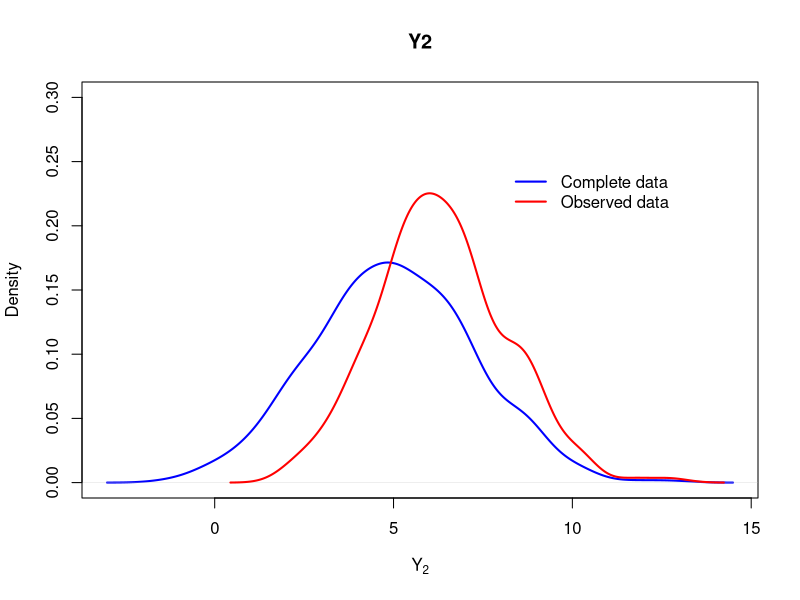
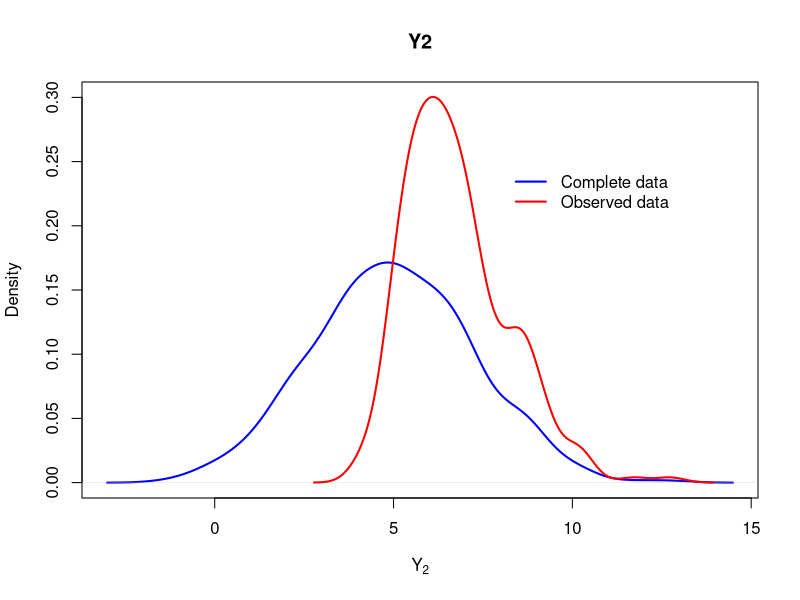

Write R code to recreate these figures, in order.
## ---- chunk 1

set.seed(1)

#First define the variables, where rnorm(n) draws n random variables under a normal distribution, with default mean = 0 and sd = 1

n = 500

Z1 = rnorm(n)
Z2 = rnorm(n)
Z3 = rnorm(n)

Y1 = 1 + Z1
Y2 = 5 + (2 * Z1) + Z2


a = 2
b = 0

missing = a * (Y1 - 1) + b  * (Y2 - 5) + Z3 <0

#ind_missing creates an index of TRUE or FALSE values depending on wether or not a value in the set missing is < Z1

ind_missing = which(missing == TRUE)

#Then y2_obs and y_mis uses the index to decide which values are missing in our currently fully observed set of Y2

Y2_obs = Y2[-ind_missing]
Y2_mis = Y2[ind_missing]

#Then we show a density plot of Y2 and Y2 without missing values (Y_obs), code heavily borrowed from workshop 1 solutions, url at top of document.

plot(density(Y2), lwd = 2, col = "blue", xlab =expression(Y[2]),
     main = "Y2", ylim =c(0, 0.3))
lines(density(Y2_obs), lwd = 2, col = "red")

legend(8, 0.25, legend =c("Complete data", "Observed data"),col =c("blue", "red"), lty =c(1,1), lwd =c(2,2), bty ="n")

## ---- chunk 2
set.seed(1)

#It's not necessary to fully copy the code from 3a but I have done anyway, just altering the values of a & b, just in case the code is run independently of 3a.

#For more comments on the code see Q3a

n = 500

Z1 = rnorm(n)
Z2 = rnorm(n)
Z3 = rnorm(n)

Y1 = 1 + Z1
Y2 = 5 + (2 * Z1) + Z2


a = 0
b = 2


missing = a * (Y1 - 1) + b  * (Y2 - 5) + Z3 <0


ind_missing = which(missing == TRUE)


Y2_obs = Y2[-ind_missing]
Y2_mis = Y2[ind_missing]


plot(density(Y2), lwd = 2, col = "blue", xlab =expression(Y[2]),
     main = "Y2", ylim =c(0, 0.3))
lines(density(Y2_obs), lwd = 2, col = "red")

legend(8, 0.25, legend =c("Complete data", "Observed data"),col =c("blue", "red"), lty =c(1,1), lwd =c(2,2), bty ="n")





